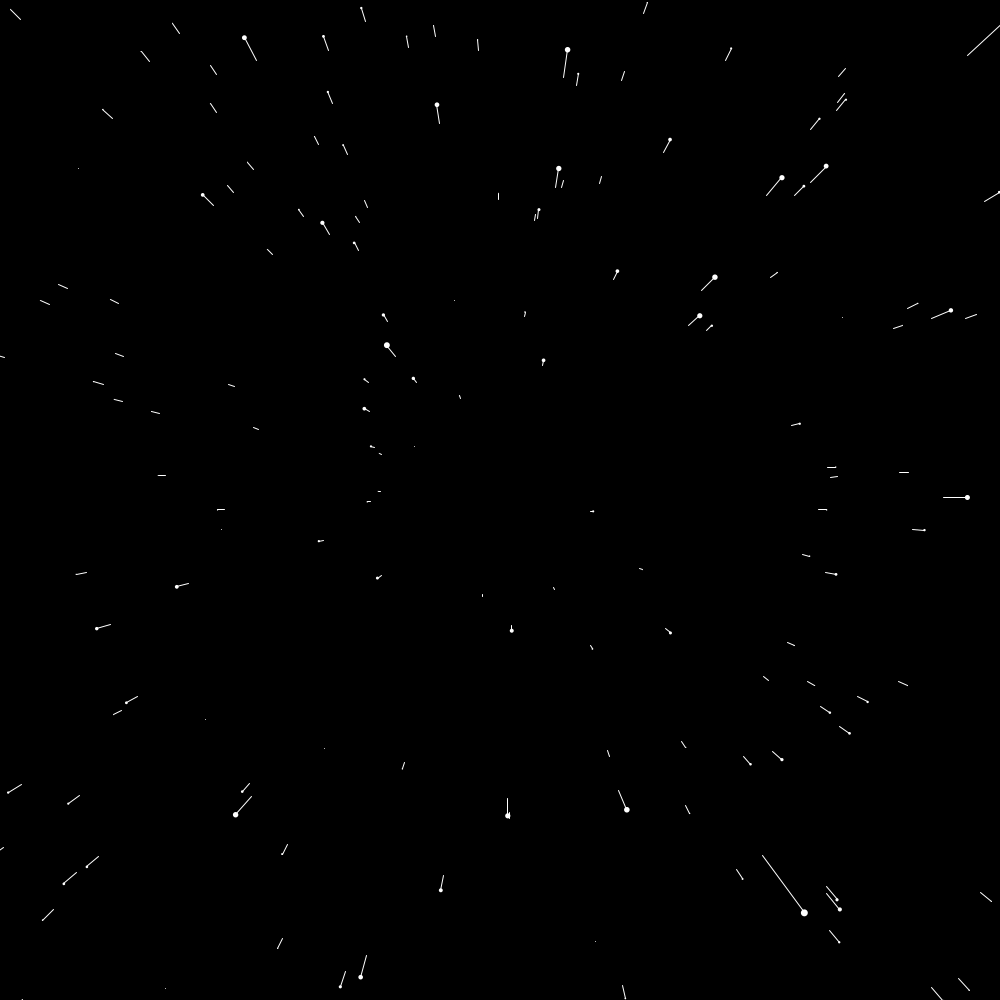
Frame 1 (no input)
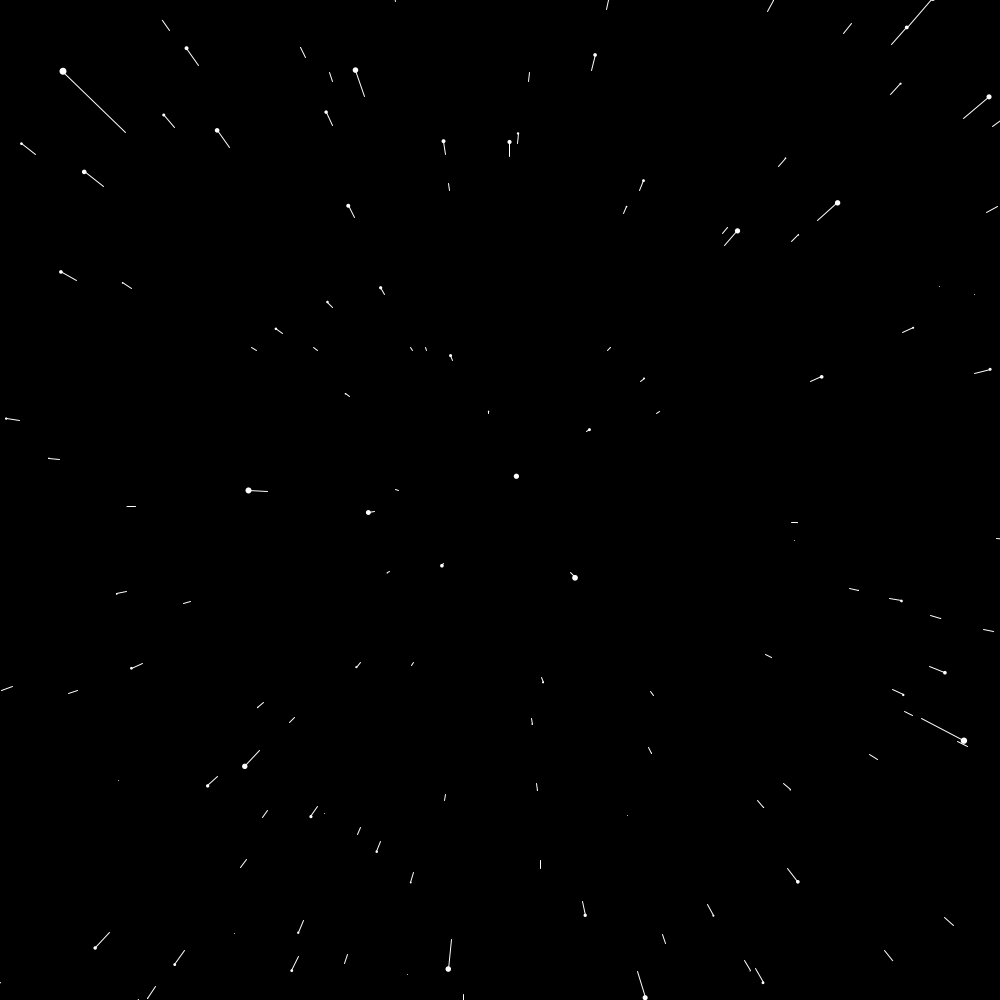
Frame 60 (the mouse pressed at the canvas centre just before this capture)
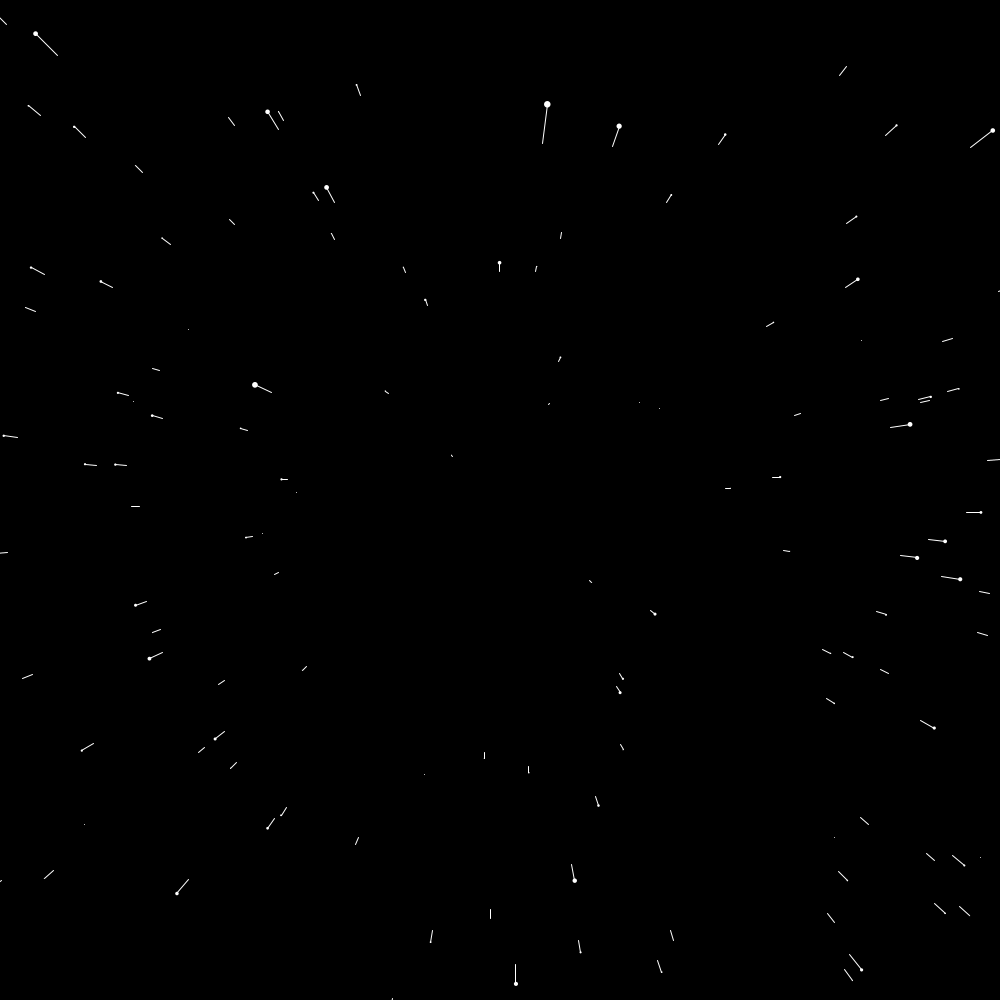
Frame 120 (the mouse held since frame 60 and released just before this capture)

The Processing sketch that drew these frames (run headless with seeded random() and noise(); from frame 60 on, the mouse is pressed at the canvas centre):

// Processing sketch: StarField
// ── StarField.pde
Star[] stars = new Star[1500];

void setup() {
  size(1000, 1000);

  for (int i = 0; i < stars.length; i++) {
    stars[i] = new Star();
  }
}
void draw() {
  background(0);

  translate(width/2, height/2);

  for (int i = 0; i < stars.length; i++) {
    stars[i].update();
    stars[i].show();
  }
}

// ── Star.pde
class Star {
  float x, y, z;
  float pz;
  Star() {
    x = random(-width, width);
    y = random(-height, height);
    z = random(width);
    pz = z;
  }
  void update() {
    z = z-20;
    if (z<1) {
      z = width;
      x = random(-width, width);
      y = random(-height, height);
      pz = z;
    }
  }
  void show() {
    fill(255);
    noStroke();
    float sx = map(x/z, 0, 1, 0, width);
    float sy = map(y/z, 0, 1, 0, width);
    float r = map(z, 0, width, 8, 0);
    float px = map(x/pz, 0, 1, 0, width);
    float py = map(y/pz, 0, 1, 0, height);
    ellipse(sx, sy, r, r);
    pz = z;
    stroke(255);
    line(px, py, sx, sy);
  }
}
